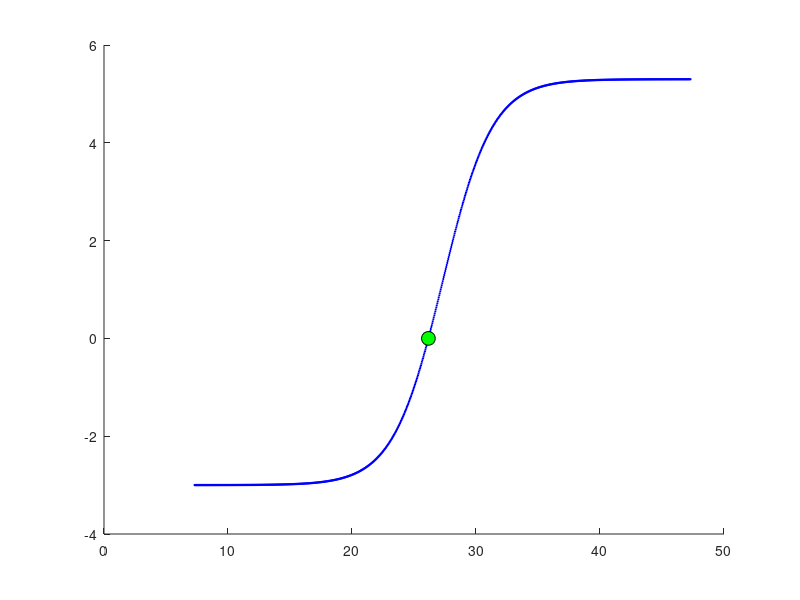

Here is the MATLAB script that generated this plot: (Note: this script raises an error after producing the figure.)
function generalized_fzero_sigmoid_function()

clc; close all; clear;

% sigmoid function paramters
a = 27.3; b = 2; c = 8.3; d = -3;
fun = @(x) c*exp((x-a)/b)./(1 + exp((x-a)/b)) + d;

% Newton solver parameters
dxtol = 1e-12;
ftol = 1e-12;
max_iter = 100;
dxmax = 1e6;

%find root using fzero
target_root = fzero(fun,a);

% inital guesses
x0_list = linspace (a-20, a+20, 1000);
% store successes
success_list = false(size(x0_list));

% test each guest
for n = 1:length(x0_list)
    %current initial guess
    x0 = x0_list(n);
    % Run newton's method
    [~,exit_flag,~] = fzero(fun,x0);
    % Record if succeed
    if abs(exit_flag) > 0
        success_list(n) = true;
    else
        success_list(n) = false;
    end
end 

% values for plotting
y_list = fun(x0_list);

figure;
hold on;
% plot successes
plot(x0_list(success_list),y_list(success_list),'bo','MarkerSize',1, ...
    'MarkerFaceColor','b','DisplayName','successful Convergence');
% plot failed initials guesses
plot(x0_list(~success_list),y_list(~success_list),'ro','MarkerSize',1, ...
    'MarkerFaceColor','b','DisplayName','failed Convergence');
%plot root
plot(target_root,0,'ko','MarkerSize',10, ...
    'MarkerFaceColor','g','DisplayName','root')
yline(0,'k--','LineWidth',1.5,'Displayname','y=0');
xlabel ('Function Input, x','FontSize',14);
ylabel ('Function Output, f(x)','FontSize',14);
title ("fzero's Method: Convergence of Inital Guesses for Sigmoid Function",'FontSize', 11)
legend('Location','best','FontSize',10);
hold off
end
